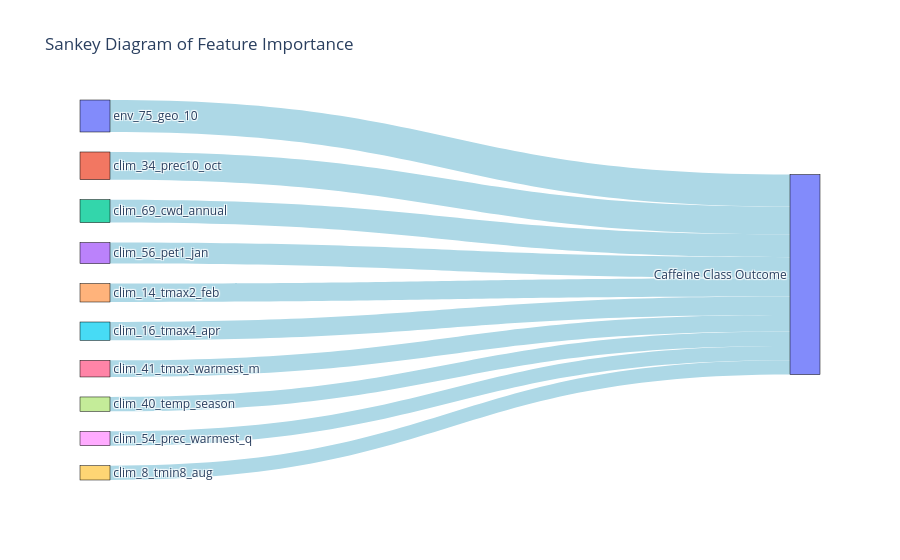

Notebook code cell kept with this figure:
### Code cell
import plotly.graph_objects as go

features = [feature for feature, importance in sorted_features][:10]
importances = [importance for feature, importance in sorted_features][:10]

# Assigning unique indices for source and target nodes
source_indices = list(range(len(features)))  # Features on the left
target_indices = [len(features)] * len(features)  # Single outcome node

# Create the Sankey Diagram
fig = go.Figure(go.Sankey(
    node=dict(
        pad=20, thickness=30, line=dict(color="black", width=0.5),
        label=features + ["Caffeine Class Outcome"]
    ),
    link=dict(
        source=source_indices,
        target=target_indices,
        value=importances,
        color="lightblue"
    )
))

fig.update_layout(title_text="Sankey Diagram of Feature Importance", font_size=12)
fig.show()

### Figure 1 — Plotly figure (JSON) as saved in the notebook; plotly's stock layout.template omitted (floating-point values rounded to 4 significant figures)
{"data": [{"link": {"color": "lightblue", "source": [0, 1, 2, 3, 4, 5, 6, 7, 8, 9], "target": [10, 10, 10, 10, 10, 10, 10, 10, 10, 10], "value": [0.03847, 0.03328, 0.02756, 0.02527, 0.02216, 0.02208, 0.01997, 0.01732, 0.01728, 0.01717]}, "node": {"label": ["env_75_geo_10", "clim_34_prec10_oct", "clim_69_cwd_annual", "clim_56_pet1_jan", "clim_14_tmax2_feb", "clim_16_tmax4_apr", "clim_41_tmax_warmest_m", "clim_40_temp_season", "clim_54_prec_warmest_q", "clim_8_tmin8_aug", "Caffeine Class Outcome"], "line": {"color": "black", "width": 0.5}, "pad": 20, "thickness": 30}, "type": "sankey"}], "layout": {"font": {"size": 12}, "title": {"text": "Sankey Diagram of Feature Importance"}}}
